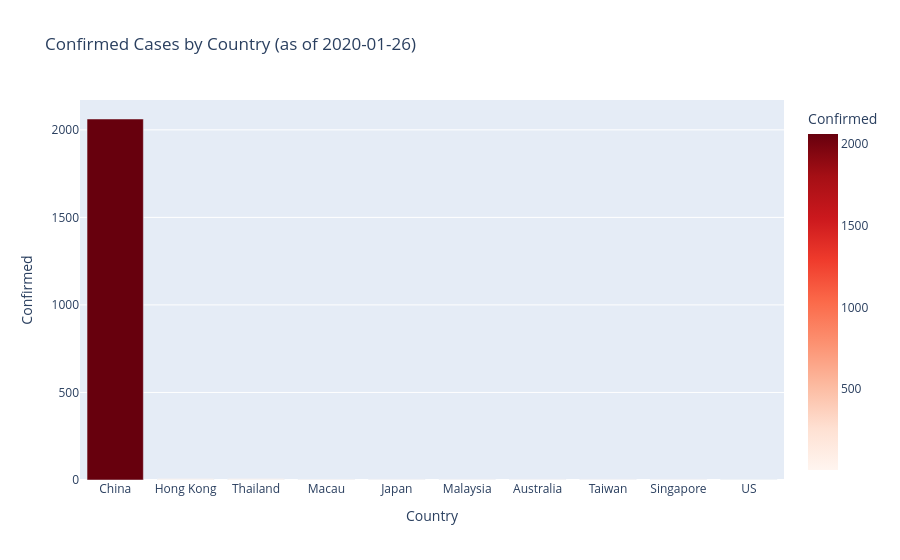

Source (notebook cell):
### Code cell
fig = px.bar(top_countries.reset_index(), x='Country', y='Confirmed',
             title=f'Confirmed Cases by Country (as of {latest_date})',
             color='Confirmed', color_continuous_scale='Reds')
fig.show()

### Figure 1 — Plotly figure (JSON) as saved in the notebook; plotly's stock layout.template omitted (floating-point values rounded to 4 significant figures)
{"data": [{"hovertemplate": "Country=%{x}<br>Confirmed=%{marker.color}<extra></extra>", "legendgroup": "", "marker": {"color": [2062.0, 8.0, 8.0, 5.0, 4.0, 4.0, 4.0, 4.0, 4.0, 3.0], "coloraxis": "coloraxis", "pattern": {"shape": ""}}, "name": "", "orientation": "v", "showlegend": false, "textposition": "auto", "type": "bar", "x": ["China", "Hong Kong", "Thailand", "Macau", "Japan", "Malaysia", "Australia", "Taiwan", "Singapore", "US"], "xaxis": "x", "y": [2062.0, 8.0, 8.0, 5.0, 4.0, 4.0, 4.0, 4.0, 4.0, 3.0], "yaxis": "y"}], "layout": {"barmode": "relative", "coloraxis": {"autocolorscale": false, "colorbar": {"title": {"text": "Confirmed"}}, "colorscale": [[0, "rgb(255,245,240)"], [0.125, "rgb(254,224,210)"], [0.25, "rgb(252,187,161)"], [0.375, "rgb(252,146,114)"], [0.5, "rgb(251,106,74)"], [0.625, "rgb(239,59,44)"], [0.75, "rgb(203,24,29)"], [0.875, "rgb(165,15,21)"], [1, "rgb(103,0,13)"]]}, "legend": {"tracegroupgap": 0}, "title": {"text": "Confirmed Cases by Country (as of 2020-01-26)"}, "xaxis": {"anchor": "y", "domain": [0, 1], "title": {"text": "Country"}}, "yaxis": {"anchor": "x", "domain": [0, 1], "title": {"text": "Confirmed"}}}}
